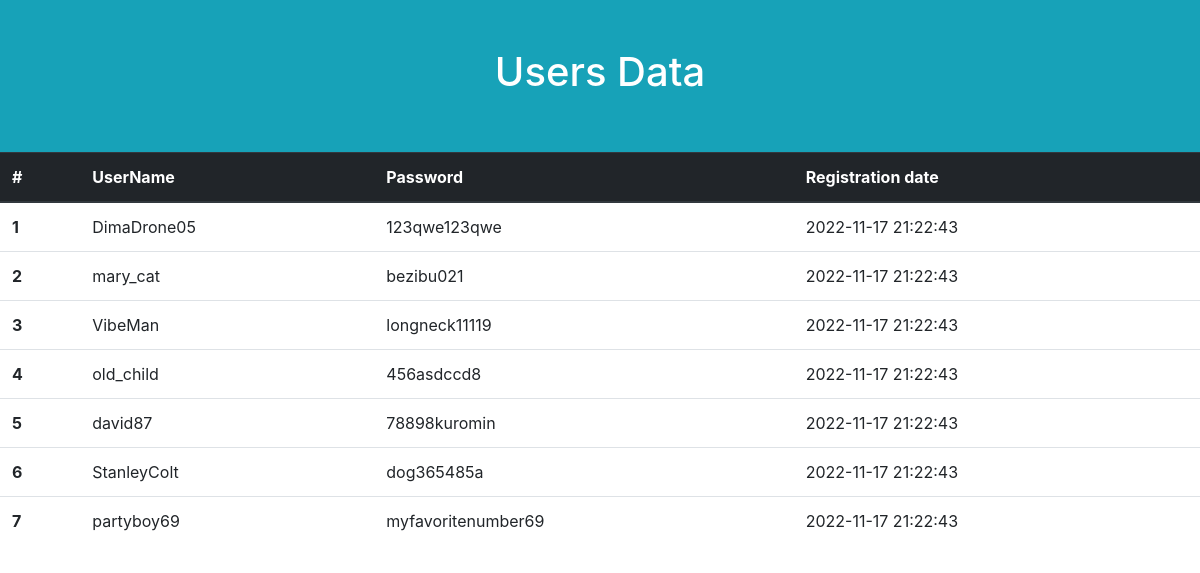
The page / on the database its author committed.
### tables this page shows
CREATE TABLE users_data (
    id INTEGER PRIMARY KEY AUTOINCREMENT,
    username TEXT NOT NULL,
    password TEXT NOT NULL,
    registration_date TIMESTAMP NOT NULL DEFAULT CURRENT_TIMESTAMP
);

### main.py (the view)
@app.route('/')
def index():
    connection = get_db_connection()
    users_data = connection.execute('SELECT * FROM users_data').fetchall()
    return render_template('index.html', users_data=users_data)

### main.py (called while the page is built)
def get_db_connection():
    connection = sqlite3.connect('db_init/database.db')
    connection.row_factory = sqlite3.Row
    return connection

### templates/index.html (shortened to what this page needs)
<!doctype html>
<html>
<head>
    <link rel="stylesheet" href="https://cdn.jsdelivr.net/npm/bootstrap@4.0.0/dist/css/bootstrap.min.css"
>
</head>
<body>
    <div class="p-5 bg-info text-white text-center">
        <h1>Users Data</h1>
    </div>
    <table class="table">
      <thead class="thead-dark">
        <tr>
          <th scope="col">#</th>
          <th scope="col">UserName</th>
          <th scope="col">Password</th>
          <th scope="col">Registration date</th>
        </tr>
      </thead>
      <tbody>
        {% for user_data in users_data %}
        <tr>
          <th scope="row">{{ user_data['id'] }}</th>
          <td>{{ user_data['username'] }}</td>
          <td>{{ user_data['password'] }}</td>
          <td>{{ user_data['registration_date'] }}</td>
        </tr>
        {% endfor %}
      </tbody>
    </table>
</body>
</html>

### rows shown on the page
users_data: id "1", username "DimaDrone05", password "123qwe123qwe", registration_date "2022-11-17 21:22:43"
users_data: id "2", username "mary_cat", password "bezibu021", registration_date "2022-11-17 21:22:43"
users_data: id "3", username "VibeMan", password "longneck11119", registration_date "2022-11-17 21:22:43"
users_data: id "4", username "old_child", password "456asdccd8", registration_date "2022-11-17 21:22:43"
users_data: id "5", username "david87", password "78898kuromin", registration_date "2022-11-17 21:22:43"
users_data: id "6", username "StanleyColt", password "dog365485a", registration_date "2022-11-17 21:22:43"
users_data: id "7", username "partyboy69", password "myfavoritenumber69", registration_date "2022-11-17 21:22:43"
